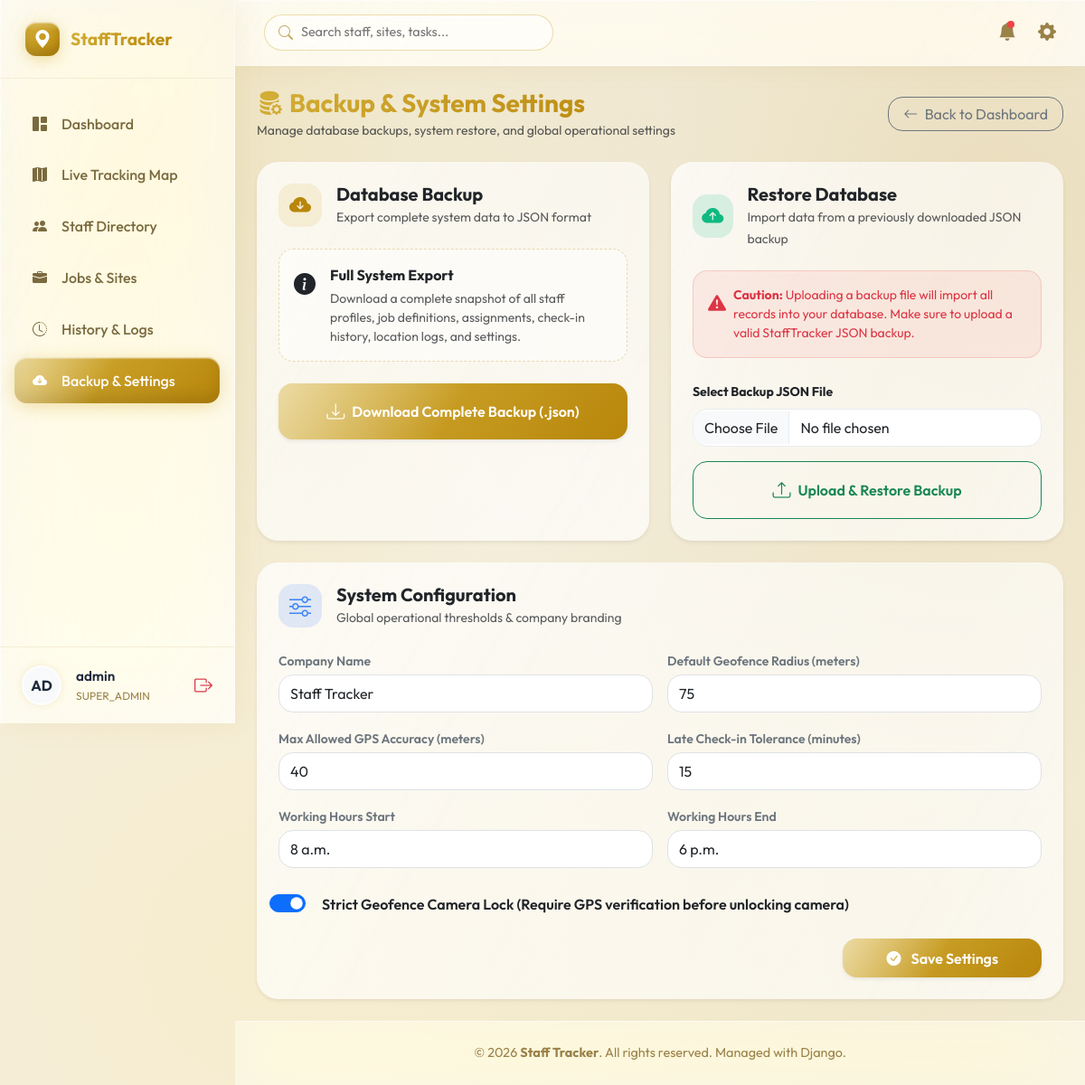
Page /settings/backup/ (signed in) on the committed database.
### staff_app/models.py (models this page shows, shortened)
class Profile(models.Model):
    ROLE_CHOICES = [
        ('STAFF', 'Staff'),
        ('ADMIN', 'Admin'),
        ('SUPER_ADMIN', 'Super Admin'),
    ]
    user = models.OneToOneField(User, on_delete=models.CASCADE, related_name='profile')
    role = models.CharField(max_length=20, choices=ROLE_CHOICES, default='STAFF')
    phone = models.CharField(max_length=20, blank=True, null=True)
    avatar = models.ImageField(upload_to='avatars/', blank=True, null=True)
    department = models.CharField(max_length=100, blank=True, null=True)
    joined_date = models.DateField(auto_now_add=True)
    visa_document = models.ImageField(upload_to='documents/visa/', blank=True, null=True)
    passport_document = models.ImageField(upload_to='documents/passport/', blank=True, null=True)
    photo_document = models.ImageField(upload_to='documents/photo/', blank=True, null=True)
    other_document = models.ImageField(upload_to='documents/other/', blank=True, null=True)

class SystemSettings(models.Model):
    default_geofence_radius = models.IntegerField(default=75) # in meters
    max_allowed_gps_accuracy = models.IntegerField(default=40) # in meters
    strict_geofence_camera_lock = models.BooleanField(default=True)
    working_hours_start = models.TimeField(default="08:00")
    working_hours_end = models.TimeField(default="18:00")
    late_tolerance_minutes = models.IntegerField(default=15)
    company_name = models.CharField(max_length=200, default="Staff Tracker")
    company_logo = models.ImageField(upload_to='company/', blank=True, null=True)
    @classmethod
    def get_settings(cls):
        settings, created = cls.objects.get_or_create(id=1)
        return settings

### staff_app/views.py (the view, shortened to what this page needs)
# urls.py: path("settings/backup/", views.backup_settings_view, name="backup_settings"),
@login_required
def backup_settings_view(request):
    if not (request.user.is_superuser or (hasattr(request.user, 'profile') and request.user.profile.role in ['ADMIN', 'SUPER_ADMIN'])):
        messages.error(request, "Permission denied.")
        return redirect('dashboard')
    settings_obj = SystemSettings.get_settings()
    context = {
        'settings': settings_obj,
    }
    return render(request, 'backup_settings.html', context)

### templates/backup_settings.html (shortened to what this page needs)
{% extends 'base.html' %}
{% load static %}
{% block content %}
<div class="row g-4">
    <div class="col-12">
        <div class="d-flex justify-content-between align-items-center flex-wrap gap-3">
            <div>
                <h3 class="fw-bold mb-1" style="background: var(--primary-gradient); -webkit-background-clip: text; -webkit-text-fill-color: transparent;">
                    <i class="bi bi-database-fill-gear me-2"></i>Backup & System Settings
                </h3>
                <p class="text-muted small mb-0">Manage database backups, system restore, and global operational settings</p>
            </div>
            <a href="{% url 'dashboard' %}" class="btn btn-outline-secondary rounded-4 px-3">
                <i class="bi bi-arrow-left me-1"></i> Back to Dashboard
            </a>
        </div>
    </div>
    <div class="col-12 col-lg-6">
        <div class="card border-0 shadow-sm h-100" style="border-radius: 24px; background: var(--lg-bg-strong); backdrop-filter: var(--lg-blur); -webkit-backdrop-filter: var(--lg-blur); border: 1px solid rgba(255,255,255,0.6);">
            <div class="card-header bg-transparent border-0 pt-4 px-4 pb-0">
                <div class="d-flex align-items-center gap-3">
                    <div class="d-inline-flex align-items-center justify-content-center" style="width: 48px; height: 48px; background: rgba(212, 175, 55, 0.15); border-radius: 16px; color: #b8860b;">
                        <i class="bi bi-cloud-arrow-down-fill fs-4"></i>
                    </div>
                    <div>
                        <h5 class="fw-bold mb-0 text-dark">Database Backup</h5>
                        <small class="text-muted">Export complete system data to JSON format</small>
                    </div>
                </div>
            </div>
            <div class="card-body p-4">
                <div class="p-3 mb-4 rounded-4" style="background: rgba(255,255,255,0.5); border: 1px dashed rgba(184,134,11,0.3);">
                    <div class="d-flex align-items-start gap-3">
                        <i class="bi bi-info-circle-fill text-gold fs-4 flex-shrink-0 mt-1"></i>
                        <div>
                            <div class="fw-bold text-dark mb-1">Full System Export</div>
                            <p class="small text-muted mb-0">
                                Download a complete snapshot of all staff profiles, job definitions, assignments, check-in history, location logs, and settings.
                            </p>
                        </div>
                    </div>
                </div>
                <a href="{% url 'export_backup' %}" class="btn btn-primary-gradient w-100 py-3 rounded-4 fw-semibold text-center d-flex align-items-center justify-content-center gap-2 shadow-sm">
                    <i class="bi bi-download fs-5"></i> Download Complete Backup (.json)
                </a>
            </div>
        </div>
    </div>
    <div class="col-12 col-lg-6">
        <div class="card border-0 shadow-sm h-100" style="border-radius: 24px; background: var(--lg-bg-strong); backdrop-filter: var(--lg-blur); -webkit-backdrop-filter: var(--lg-blur); border: 1px solid rgba(255,255,255,0.6);">
            <div class="card-header bg-transparent border-0 pt-4 px-4 pb-0">
                <div class="d-flex align-items-center gap-3">
                    <div class="d-inline-flex align-items-center justify-content-center" style="width: 48px; height: 48px; background: rgba(16, 185, 129, 0.15); border-radius: 16px; color: #10b981;">
                        <i class="bi bi-cloud-arrow-up-fill fs-4"></i>
                    </div>
                    <div>
                        <h5 class="fw-bold mb-0 text-dark">Restore Database</h5>
                        <small class="text-muted">Import data from a previously downloaded JSON backup</small>
                    </div>
                </div>
            </div>
            <div class="card-body p-4">
                <div class="p-3 mb-4 rounded-4" style="background: rgba(239, 68, 68, 0.08); border: 1px solid rgba(239, 68, 68, 0.2);">
                    <div class="d-flex align-items-start gap-2">
                        <i class="bi bi-exclamation-triangle-fill text-danger fs-5 flex-shrink-0 mt-1"></i>
                        <div class="small text-danger">
                            <strong>Caution:</strong> Uploading a backup file will import all records into your database. Make sure to upload a valid StaffTracker JSON backup.
                        </div>
                    </div>
                </div>
                <form action="{% url 'import_backup' %}" method="POST" enctype="multipart/form-data">
                    <div class="mb-3">
                        <label for="backupFileInput" class="form-label fw-bold text-dark small">Select Backup JSON File</label>
                        <input type="file" name="backup_file" id="backupFileInput" accept=".json" class="form-control rounded-4 border-light-subtle py-2" required>
                    </div>
                    <button type="submit" class="btn btn-outline-success w-100 py-3 rounded-4 fw-semibold d-flex align-items-center justify-content-center gap-2" onclick="return confirm('Are you sure you want to restore the database from this backup file?');">
                        <i class="bi bi-upload fs-5"></i> Upload & Restore Backup
                    </button>
                </form>
            </div>
        </div>
    </div>
    <div class="col-12">
        <div class="card border-0 shadow-sm" style="border-radius: 24px; background: var(--lg-bg-strong); backdrop-filter: var(--lg-blur); -webkit-backdrop-filter: var(--lg-blur); border: 1px solid rgba(255,255,255,0.6);">
            <div class="card-header bg-transparent border-0 pt-4 px-4 pb-0">
                <div class="d-flex align-items-center gap-3">
                    <div class="d-inline-flex align-items-center justify-content-center" style="width: 48px; height: 48px; background: rgba(59, 130, 246, 0.15); border-radius: 16px; color: #3b82f6;">
                        <i class="bi bi-sliders fs-4"></i>
                    </div>
                    <div>
                        <h5 class="fw-bold mb-0 text-dark">System Configuration</h5>
                        <small class="text-muted">Global operational thresholds & company branding</small>
                    </div>
                </div>
            </div>
            <div class="card-body p-4">
                <form method="POST" enctype="multipart/form-data">
                    <div class="row g-3">
                        <div class="col-md-6">
                            <label class="form-label fw-semibold text-secondary small mb-1">Company Name</label>
                            <input type="text" name="company_name" value="{{ settings.company_name }}" class="form-control rounded-4 py-2" required>
                        </div>
                        <div class="col-md-6">
                            <label class="form-label fw-semibold text-secondary small mb-1">Default Geofence Radius (meters)</label>
                            <input type="number" name="default_geofence_radius" value="{{ settings.default_geofence_radius }}" class="form-control rounded-4 py-2" required>
                        </div>
                        <div class="col-md-6">
                            <label class="form-label fw-semibold text-secondary small mb-1">Max Allowed GPS Accuracy (meters)</label>
                            <input type="number" name="max_allowed_gps_accuracy" value="{{ settings.max_allowed_gps_accuracy }}" class="form-control rounded-4 py-2" required>
                        </div>
                        <div class="col-md-6">
                            <label class="form-label fw-semibold text-secondary small mb-1">Late Check-in Tolerance (minutes)</label>
                            <input type="number" name="late_tolerance_minutes" value="{{ settings.late_tolerance_minutes }}" class="form-control rounded-4 py-2" required>
                        </div>
                        <div class="col-md-6">
                            <label class="form-label fw-semibold text-secondary small mb-1">Working Hours Start</label>
                            <input type="text" name="working_hours_start" value="{{ settings.working_hours_start }}" class="form-control rounded-4 py-2">
                        </div>
                        <div class="col-md-6">
                            <label class="form-label fw-semibold text-secondary small mb-1">Working Hours End</label>
                            <input type="text" name="working_hours_end" value="{{ settings.working_hours_end }}" class="form-control rounded-4 py-2">
                        </div>
                        <div class="col-md-12">
                            <div class="form-check form-switch mt-2">
                                <input class="form-check-input fs-5" type="checkbox" name="strict_geofence_camera_lock" id="strictLock" {% if settings.strict_geofence_camera_lock %}checked{% endif %}>
                                <label class="form-check-label fw-semibold text-dark pt-1 ms-2" for="strictLock">
                                    Strict Geofence Camera Lock (Require GPS verification before unlocking camera)
                                </label>
                            </div>
                        </div>
                        <div class="col-12 mt-4 text-end">
                            <button type="submit" class="btn btn-primary-gradient px-5 py-2.5 rounded-4 fw-semibold shadow-sm">
                                <i class="bi bi-check-circle-fill me-2"></i> Save Settings
                            </button>
                        </div>
                    </div>
                </form>
            </div>
        </div>
    </div>
</div>
{% endblock %}

### templates/base.html (shortened to what this page needs)
<!DOCTYPE html>
<html lang="en">
<head>
    <link href="https://cdn.jsdelivr.net/npm/bootstrap@5.3.2/dist/css/bootstrap.min.css" rel="stylesheet">
    <link href="https://cdn.jsdelivr.net/npm/bootstrap-icons@1.11.2/font/bootstrap-icons.min.css" rel="stylesheet">
    <link rel="stylesheet" href="https://unpkg.com/leaflet@1.9.4/dist/leaflet.css"/>
</head>
<body>
    {% if user.is_authenticated %}
    <div class="sidebar">
        <div class="sidebar-brand">
            <div class="brand-logo"><i class="bi bi-geo-alt-fill"></i></div>
            <div class="brand-name">StaffTracker</div>
        </div>
        <ul class="sidebar-menu">
            <li class="menu-item {% if request.resolver_match.url_name == 'dashboard' %}active{% endif %}">
                <a href="{% url 'dashboard' %}">
                    <i class="bi bi-grid-1x2-fill"></i>
                    <span>Dashboard</span>
                </a>
            </li>
            <li class="menu-item {% if request.resolver_match.url_name == 'map_view' %}active{% endif %}">
                <a href="{% url 'map_view' %}">
                    <i class="bi bi-map-fill"></i>
                    <span>Live Tracking Map</span>
                </a>
            </li>
            <li class="menu-item {% if 'staff' in request.path %}active{% endif %}">
                <a href="{% url 'staff_list' %}">
                    <i class="bi bi-people-fill"></i>
                    <span>Staff Directory</span>
                </a>
            </li>
            <li class="menu-item {% if 'jobs' in request.path %}active{% endif %}">
                <a href="{% url 'job_list' %}">
                    <i class="bi bi-briefcase-fill"></i>
                    <span>Jobs & Sites</span>
                </a>
            </li>
            <li class="menu-item {% if request.resolver_match.url_name == 'history' %}active{% endif %}">
                <a href="{% url 'history' %}">
                    <i class="bi bi-clock-history"></i>
                    <span>History & Logs</span>
                </a>
            </li>
            <li class="menu-item {% if 'settings' in request.path %}active{% endif %}">
                <a href="{% url 'backup_settings' %}">
                    <i class="bi bi-cloud-arrow-down-fill"></i>
                    <span>Backup & Settings</span>
                </a>
            </li>
        </ul>
        <div class="sidebar-user">
            {% if user.profile.avatar %}
                <img src="{{ user.profile.avatar.url }}" class="user-avatar" alt="Avatar">
            {% else %}
                <div class="user-avatar d-flex align-items-center justify-content-center bg-light text-gold fw-bold">
                    {{ user.username|slice:":2"|upper }}
                </div>
            {% endif %}
            <div class="user-info">
                <div class="user-name">{{ user.get_full_name|default:user.username }}</div>
                <div class="user-role">{{ user.profile.role }}</div>
            </div>
            <a href="{% url 'logout' %}" class="text-danger" title="Logout">
                <i class="bi bi-box-arrow-right fs-5"></i>
            </a>
        </div>
    </div>
    {% endif %}
    <div class="main-wrapper" style="{% if not user.is_authenticated %}margin-left: 0;{% endif %}">
        {% if user.is_authenticated %}
        <div class="top-navbar">
            <div class="d-flex align-items-center flex-grow-1">
                <div class="navbar-search">
                    <i class="bi bi-search"></i>
                    <input type="text" placeholder="Search staff, sites, tasks...">
                </div>
            </div>
            <div class="navbar-actions">
                <a href="{% url 'history' %}?status=PENDING_APPROVAL" class="action-btn" title="Pending Approvals">
                    <i class="bi bi-bell-fill"></i>
                    <span class="notification-dot"></span>
                </a>
                <a href="{% url 'backup_settings' %}" class="action-btn d-none d-lg-inline-block" title="Backup & System Settings">
                    <i class="bi bi-gear-fill"></i>
                </a>
            </div>
        </div>
        {% endif %}
        <div class="container-fluid p-4 animate-fade-in">
            {% block content %}{% endblock %}
        </div>
        <footer class="footer">
            &copy; 2026 <strong>{{ settings.company_name|default:"Staff Tracker" }}</strong>. All rights reserved. Managed with Django.
        </footer>
    </div>
</body>
</html>

### rows in the picture
SystemSettings: company_name "Staff Tracker", default_geofence_radius "75", max_allowed_gps_accuracy "40", late_tolerance_minutes "15", working_hours_start "8 a.m.", working_hours_end "6 p.m.", strict_geofence_camera_lock "☑"

### other values in the picture
{{ user.username|slice:":2"|upper }} "AD"
{{ user.get_full_name|default:user.username }} "admin"
{{ user.profile.role }} "SUPER_ADMIN"
